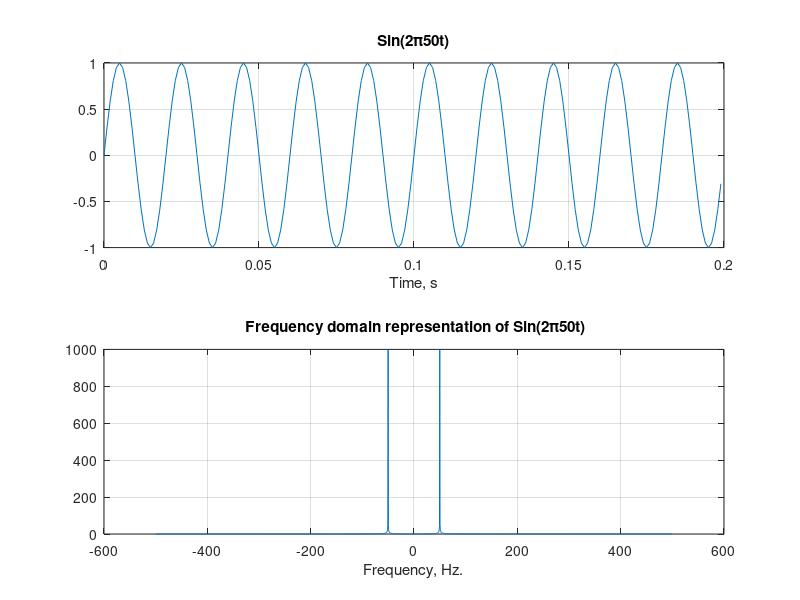

This figure's MATLAB source:
clc;
clear all;
close all;

% Discretize the value of t from -1 to 1 with the increment of 0.001
t = -1:0.001:1;

% write the function x = sin(2π50t) in MATLAB
x = sin(2*pi*50*t);

%Use the subplot function
figure;
subplot(2,1,1);
plot(t(1001:1200), x(1:200));
grid on;
title('Sin(2\pi50t)');
xlabel('Time, s');

%Use the subplot function
subplot(2,1,2);

% write the matlab code for absolute value of fast Fourier transform of x, and assign it as X
X = abs(fft(x));

% Now find the fftshift of X to get X2
X2 = fftshift(X);

f = -499.9:1000/2001:500;
plot(f, X2);
grid on;
title(' Frequency domain representation of Sin(2\pi50t)');
xlabel('Frequency, Hz.')